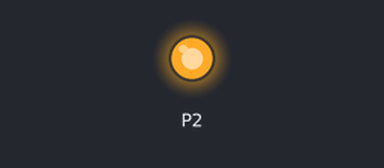
This program was run on a simulated BBC micro:bit running MicroPython. Shown: output pins drawn as LEDs (lit = HIGH). At 2.8 s the program stops and its outputs stay as they are.

Above: at 0.5 s.
At 2.9 s:
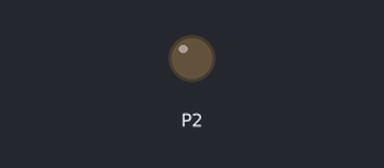
Timing chart, 0 to 4.3 s (numbered marks = the images above):
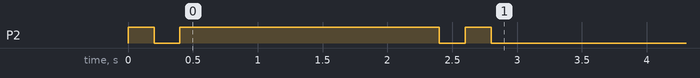

Measured:
- by itself, P2: goes HIGH 0.20 s, LOW 0.20 s, HIGH 2.0 s, LOW 0.20 s, HIGH 0.20 s, then LOW

The program:

Exercice_2.py
```python
from microbit import *
for i in range (4) :
    pin2.write_digital(1)
    sleep(50)
    pin2.write_digital(0)

sleep(200)

for i in range (4) :
    pin2.write_digital(1)
    sleep(500)
    pin2.write_digital(0)

sleep(200)

for i in range (4) :
    pin2.write_digital(1)
    sleep(50)
    pin2.write_digital(0)
```
